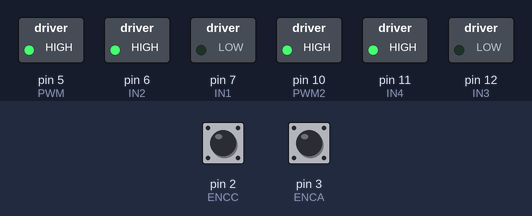
Recording of a sketch running on a simulated Arduino Uno, built with avr-gcc and run on an emulated ATmega328P. Shown: switched loads named in the sketch (green lamp = pin HIGH). The inputs (shaded band) are chosen by the test bench; at power-on: pin 2 (ENCC) HIGH, pin 3 (ENCA) HIGH. What the sketch prints to the serial monitor is not drawn.

Above: at 0.1 s.
Timing chart, 0 to 1.6 s (numbered marks = the images above):
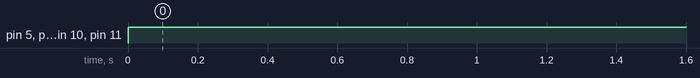

Measured:
- by itself, pin 5 (PWM), pin 6 (IN2), pin 10 (PWM2), pin 11 (IN4): LOW → HIGH at 0.00 s

The sketch:

dual_motor_control_fixed.ino
```cpp
#include <util/atomic.h> // For the ATOMIC_BLOCK macro

//Motor 1
#define ENCA 3 // YELLOW
#define ENCB 9 // WHITE
#define PWM 5
#define IN2 6
#define IN1 7

//Motor 2
#define ENCC 2//yellow
#define ENCD 8//white
#define PWM2 10
#define IN4 11
#define IN3 12

//Motor 1
volatile int posi = 0; // specify posi as volatile: https://www.arduino.cc/reference/en/language/variables/variable-scope-qualifiers/volatile/
long prevT = 0;
float eprev = 0;
float eintegral = 0;

//Motor 2
volatile int posi2 = 0; // specify posi as volatile: https://www.arduino.cc/reference/en/language/variables/variable-scope-qualifiers/volatile/
long prevT2 = 0;
float eprev2 = 0;
float eintegral2 = 0;


void setup() {
  Serial.begin(9600);
  //Motor 1
  pinMode(ENCA,INPUT);
  pinMode(ENCB,INPUT);
  attachInterrupt(digitalPinToInterrupt(ENCA),readEncoder,RISING);
  pinMode(PWM,OUTPUT);
  pinMode(IN1,OUTPUT);
  pinMode(IN2,OUTPUT);

  //Motor 2
  pinMode(ENCC,INPUT);
  pinMode(ENCD,INPUT);
  attachInterrupt(digitalPinToInterrupt(ENCC),readEncoder2,RISING);
  pinMode(PWM2,OUTPUT);
  pinMode(IN3,OUTPUT);
  pinMode(IN4,OUTPUT);

  Serial.println("target pos");
}

void loop() {

  //MOTOR 1

  int target = 2100; // set target position

  // PID constants
  float kp = 1;
  float kd = 0.0;
  float ki = 0.0;

  long currT = micros();
  float deltaT = ((float) (currT - prevT))/( 1.0e6 ); // time step
  prevT = currT;
  int pos = 0;

    //MOTOR 2
  // set target position
  int target2 = 1800;

  // PID constants
  float kp2 = 1;
  float kd2 = 0.0;
  float ki2 =0.0;

  long currT2 = micros();
  float deltaT2 = ((float) (currT2 - prevT2))/( 1.0e6 ); // time step
  prevT2 = currT2;
  int pos2 = 0;

  ATOMIC_BLOCK(ATOMIC_RESTORESTATE) {
    pos = posi,
    pos2 = posi2;
  }
  int e = pos - target; // error
  float dedt = (e-eprev)/(deltaT); // derivative
  float eintegral = eintegral + e*deltaT; // integral
  float u = kp*e + kd*dedt + ki*eintegral;

  // motor power
  float pwr = fabs(u);
  if( pwr > 255 ){
    pwr = 255;
  }
  // motor direction
  int dir = 1;
  if(u<0){
    dir = -1;
  }
  // signal the motor
  setMotor(dir,pwr,PWM,IN1,IN2);
  // store previous error
  eprev = e;
  Serial.print(target);
  Serial.print(" ");
  Serial.print(pos);
  Serial.print("motor1");
  Serial.println();

  // error2
  int e2 = pos2 - target2;
  float dedt2 = (e2-eprev2)/(deltaT2); // derivative 2
  float eintegral2 = eintegral2 + e2*deltaT2; // integral 2
  float u2 = kp2*e2 + kd2*dedt2 + ki2*eintegral2; // control loop signal 2
  float pwr2 = fabs(u2);// motor power
  if( pwr2 > 255 ){
    pwr2 = 255;
  }
  // motor direction
  int dir2 = 1;
  if(u2<0){
    dir2 = -1;
  }
  // signal the motor
  setMotor(dir2,pwr2,PWM2,IN3,IN4);
  // store previous error
  eprev2 = e2;
  Serial.print(target2);
  Serial.print(" ");
  Serial.print(pos2);
  Serial.print(e2);

  Serial.print("motor2");
  Serial.println();
}


//Motor 1
void setMotor(int dir, int pwmVal, int pwm, int in1, int in2){
  analogWrite(pwm,pwmVal);
  if(dir == 1){
    digitalWrite(in1,HIGH);
    digitalWrite(in2,LOW);
  }
  else if(dir == -1){
    digitalWrite(in1,LOW);
    digitalWrite(in2,HIGH);
  }
  else{
    digitalWrite(in1,LOW);
    digitalWrite(in2,LOW);
  }
}

//Motor 2
void setMotor2(int dir2, int pwmVal2, int pwm2, int in3, int in4){
  analogWrite(pwm2,pwmVal2);
  if(dir2 == 1){
    digitalWrite(in3,HIGH);
    digitalWrite(in4,LOW);
  }
  else if(dir2 == -1){
    digitalWrite(in3,LOW);
    digitalWrite(in4,HIGH);
  }
  else{
    digitalWrite(in3,LOW);
    digitalWrite(in4,LOW);
  }
}

//Motor 1
void readEncoder(){
  int b = digitalRead(ENCB);
  if(b > 0){
    posi++;
  }
  else{
    posi--;
  }
}
//Motor 2
void readEncoder2(){
  int b2 = digitalRead(ENCD);
  if(b2 > 0){
    posi2++;
  }
  else{
    posi2--;
  }
}
```
